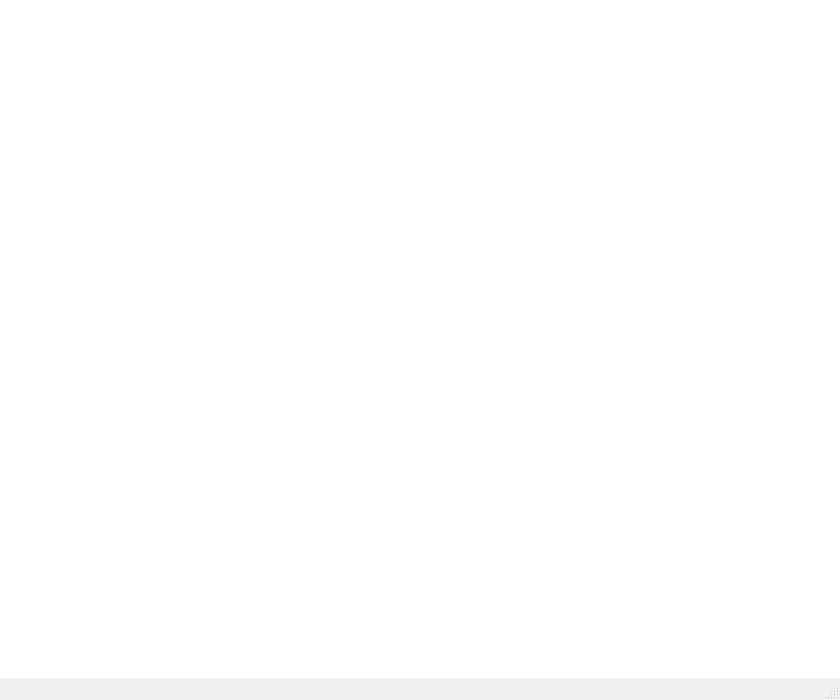
<?xml version="1.0" encoding="UTF-8"?>
<ui version="4.0">
 <class>MainWindow</class>
 <widget class="QMainWindow" name="MainWindow">
  <property name="geometry">
   <rect>
    <x>0</x>
    <y>0</y>
    <width>840</width>
    <height>700</height>
   </rect>
  </property>
  <property name="minimumSize">
   <size>
    <width>840</width>
    <height>700</height>
   </size>
  </property>
  <property name="maximumSize">
   <size>
    <width>840</width>
    <height>700</height>
   </size>
  </property>
  <property name="windowTitle">
   <string>Rezerwacja samochodów</string>
  </property>
  <property name="windowIcon">
   <iconset resource="resources.qrc">
    <normaloff>:/images/images/icon.ico</normaloff>:/images/images/icon.ico</iconset>
  </property>
  <property name="styleSheet">
   <string notr="true">#centralWidget QScrollBar:vertical {
  border: none;
  background: &quot;transparent&quot;;
  width: 15px;
  margin: 20px 0px 20px 0px;
}

#centralWidget QScrollBar::handle:vertical {
  background: rgb(107,124,140);
  min-height: 20px;
  border-radius: 2px;
}

#centralWidget QScrollBar::add-line:vertical {
   border: none;
      background: none;
width: 0px;
height: 0px;
}

#centralWidget QScrollBar::sub-line:vertical {
   border: none;
      background: none;
width: 0px;
height: 0px;
}

QMessageBox QPushButton:hover {
border-radius: 5px;
background: rgb(255,140,0);
}

QMessageBox QPushButton{
color: white;
border-radius: 5px;
background: qlineargradient(x1:0, y1:0, x2:0, y2:1,
   stop: 0 rgba(255,140,0), stop: 0.7 rgb(255,105,0));
min-height: 30px;
min-width: 70px;
}

QMessageBox QPushButton:pressed {
color: white;
border-radius: 5px;
background: rgb(255,105,0);
}



</string>
  </property>
  <widget class="QWidget" name="centralWidget">
   <property name="styleSheet">
    <string notr="true">background-color: white</string>
   </property>
   <widget class="QFrame" name="topFrame">
    <property name="geometry">
     <rect>
      <x>-1</x>
      <y>-1</y>
      <width>841</width>
      <height>101</height>
     </rect>
    </property>
    <property name="styleSheet">
     <string notr="true">#topFrame {
border: none;
background: qlineargradient(x1:0, y1:0, x2:0, y2:1,
   stop: 0 rgba(255,140,0), stop: 0.7 rgb(255,105,0));
border-bottom-right-radius: 10px;
border-bottom-left-radius:10px;
}

</string>
    </property>
    <property name="frameShape">
     <enum>QFrame::StyledPanel</enum>
    </property>
    <property name="frameShadow">
     <enum>QFrame::Raised</enum>
    </property>
    <widget class="QLabel" name="label">
     <property name="geometry">
      <rect>
       <x>30</x>
       <y>16</y>
       <width>791</width>
       <height>61</height>
      </rect>
     </property>
     <property name="font">
      <font>
       <family>Calibri</family>
       <pointsize>26</pointsize>
       <weight>50</weight>
       <italic>false</italic>
       <bold>false</bold>
      </font>
     </property>
     <property name="styleSheet">
      <string notr="true">background-color: transparent;
color: white</string>
     </property>
     <property name="text">
      <string>Rezerwacja samochodów</string>
     </property>
    </widget>
    <widget class="QLabel" name="lblHoliday">
     <property name="geometry">
      <rect>
       <x>730</x>
       <y>10</y>
       <width>101</width>
       <height>81</height>
      </rect>
     </property>
     <property name="styleSheet">
      <string notr="true">background-color: &quot;transparent&quot;;</string>
     </property>
     <property name="text">
      <string/>
     </property>
     <property name="scaledContents">
      <bool>true</bool>
     </property>
    </widget>
   </widget>
   <widget class="QScrollArea" name="scrollArea">
    <property name="geometry">
     <rect>
      <x>11</x>
      <y>100</y>
      <width>831</width>
      <height>571</height>
     </rect>
    </property>
    <property name="styleSheet">
     <string notr="true">background-color: white;
</string>
    </property>
    <property name="frameShape">
     <enum>QFrame::NoFrame</enum>
    </property>
    <property name="widgetResizable">
     <bool>true</bool>
    </property>
    <widget class="QWidget" name="scrollAreaWidgetContents">
     <property name="geometry">
      <rect>
       <x>0</x>
       <y>0</y>
       <width>831</width>
       <height>571</height>
      </rect>
     </property>
     <property name="styleSheet">
      <string notr="true"/>
     </property>
    </widget>
   </widget>
  </widget>
  <widget class="QMenuBar" name="menuBar">
   <property name="geometry">
    <rect>
     <x>0</x>
     <y>0</y>
     <width>840</width>
     <height>21</height>
    </rect>
   </property>
  </widget>
  <widget class="QStatusBar" name="statusBar"/>
 </widget>
 <layoutdefault spacing="6" margin="11"/>
 <resources>
  <include location="resources.qrc"/>
 </resources>
 <connections/>
</ui>
